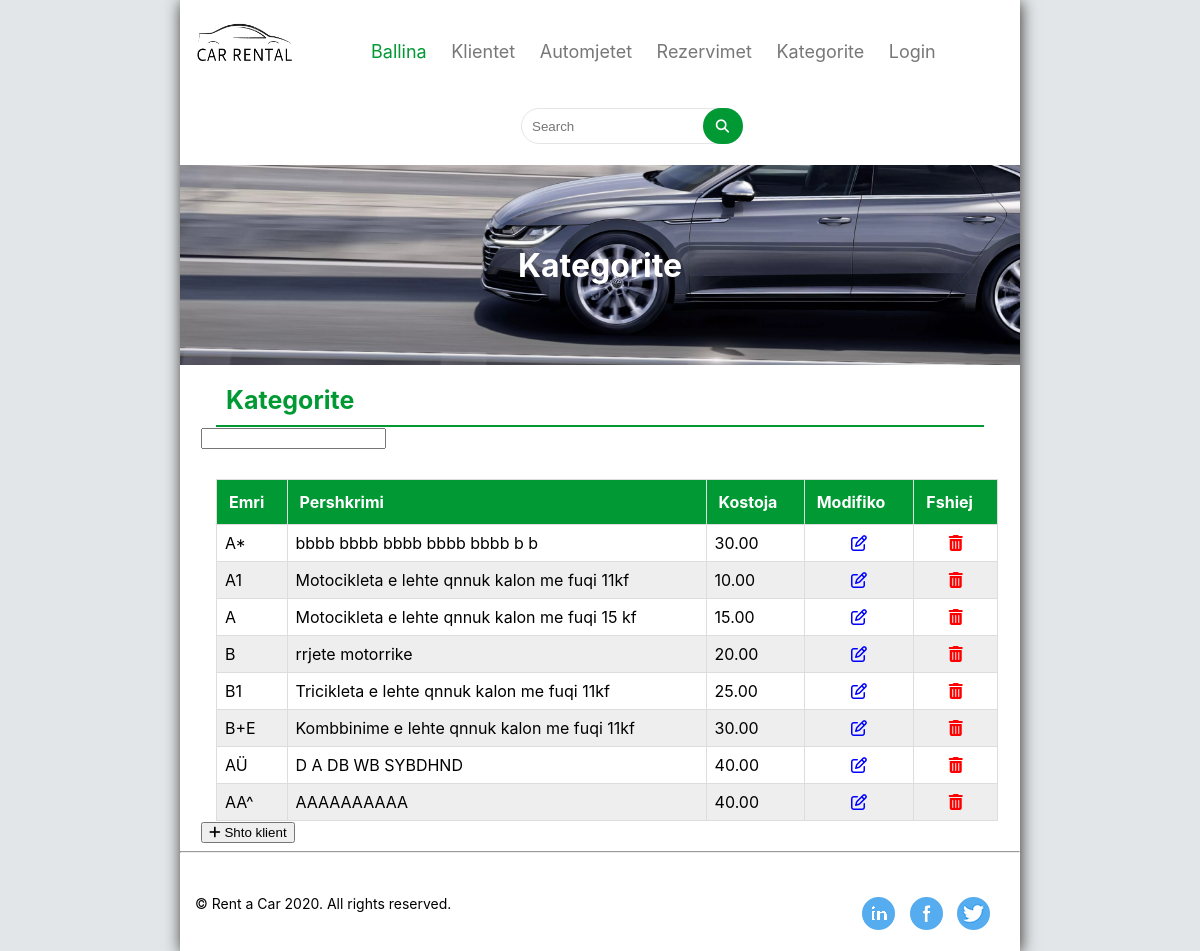
Screenshot of /kategorite.php with the database file from the repository.
### tables this page shows
CREATE TABLE `kategorite` (
  `kategoriaID` int(11) NOT NULL,
  `emri` varchar(50) NOT NULL,
  `pershkrimi` text DEFAULT NULL,
  `kostoja` decimal(5,2) DEFAULT NULL
);

### sqlFunctions.php (called while the page is built, shortened)
<?php
function getCategories(){
     global $dbcon;
    $query = "SELECT * FROM kategorite";
    $result = mysqli_query($dbcon, $query);
    return $result;
}
?>

### kategorite.php (the view, shortened to what this page needs)
<?php
include_once "includes/header.php";
include_once "sqlFunctions.php";
?>
<div id="main">
    <div id="slide-bar">
        <div class="image">
            <h1>Kategorite</h1>
        </div>
    </div>
    <div class="tabela">
        <h1>Kategorite</h1>
        <input type="text" name="Search" id="search">
        <table id="klientet_table">
            <tr>
                <th>Emri</th>
                <th>Pershkrimi</th>
                <th>Kostoja</th>
                <th>Modifiko</th>
                <th>Fshiej</th>
            </tr>
            <tbody id="table">
                <?php
                $kategorite = getCategories();
                while ($kategoria = mysqli_fetch_assoc($kategorite)) { ?>
                    <tr>
                        <td><?php echo $kategoria['emri']; ?></td>
                        <td><?php echo $kategoria['pershkrimi']; ?></td>
                        <td><?php echo $kategoria['kostoja']; ?></td>
                        <td id="modifiko"><i class="fa fa-pencil-square-o"></i></td>
                        <td id="fshiej"><i class="fa fa-trash"></i></td>
                    </tr>
                <?php
                }
                ?>
            </tbody>
        </table>
        <button id="shto_kategorite" onclick="window.location.href='shto_modifikoKategorite.php'"><i class="fa fa-plus" aria-hidden="true"></i> Shto klient</button>
    </div>
</div>
<hr>
<?php
include_once "includes/footer.php";
?>

### style.css (style rules this page uses)
body { margin: 0px; padding: 0px; background-color: #e3e6e8; font-family: -apple-system, BlinkMacSystemFont, "Segoe UI", Roboto, "Helvetica Neue", Arial, sans-serif; }
.image { background-image: url(images/car5.png); background-position: bottom left; width: 100%; height: 200px; }
.image h1 { color: #fff; text-align: center; position: relative; top: 50%; transform: translateY(-50%); }
.tabela { width: 95%; margin: 0 auto; }
.tabela h1 { color: #009933; padding: 20px 0px 10px 10px; margin: 0px 15px; font-size: 25px; border-bottom: 2px solid #009933; }
#klientet_table { margin-top: 20px; border-collapse: collapse; width: 98%; margin: 30px 15px 0px 15px; }
#klientet_table td, #klientet_table th { border: 1px solid #ddd; padding: 8px; }
#klientet_table tr:nth-child(even) { background-color: #eee; }
#klientet_table th { padding: 12px; text-align: left; background-color: #009933; color: white; }
.fa-pencil-square-o { color: #0000ff; }
.fa-trash { color: #ff0000; }
#modifiko i { margin-left: 50%; transform: translateX(-50%); }
#fshiej i { margin-left: 50%; transform: translateX(-50%); }

### rows the page displays
kategorite: emri "A*", pershkrimi "bbbb bbbb bbbb bbbb bbbb b b", kostoja "30.00"
kategorite: emri "A1", pershkrimi "Motocikleta e lehte qnnuk kalon me fuqi 11kf", kostoja "10.00"
kategorite: emri "A", pershkrimi "Motocikleta e lehte qnnuk kalon me fuqi 15 kf", kostoja "15.00"
kategorite: emri "B", pershkrimi "rrjete motorrike", kostoja "20.00"
kategorite: emri "B1", pershkrimi "Tricikleta e lehte qnnuk kalon me fuqi 11kf", kostoja "25.00"
kategorite: emri "B+E", pershkrimi "Kombbinime e lehte qnnuk kalon me fuqi 11kf", kostoja "30.00"
kategorite: emri "AÜ", pershkrimi "D A DB WB SYBDHND", kostoja "40.00"
kategorite: emri "AA^", pershkrimi "AAAAAAAAAA", kostoja "40.00"
